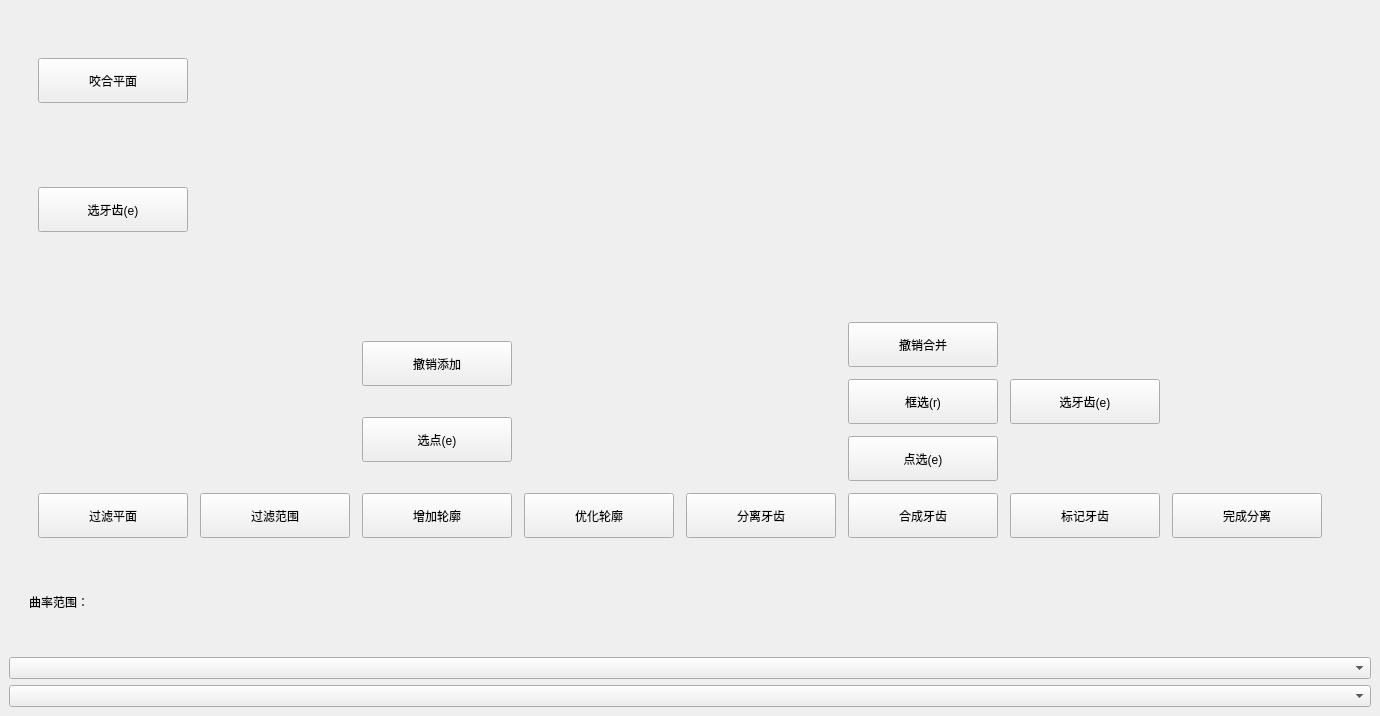
  <widget class="QWidget" name="centralWidget">
   <layout class="QHBoxLayout" name="horizontalLayout_12">
    <property name="spacing">
     <number>0</number>
    </property>
    <property name="leftMargin">
     <number>0</number>
    </property>
    <property name="topMargin">
     <number>0</number>
    </property>
    <property name="rightMargin">
     <number>0</number>
    </property>
    <property name="bottomMargin">
     <number>0</number>
    </property>
    <item>
     <widget class="QWidget" name="containerWidget" native="true">
      <layout class="QVBoxLayout" name="verticalLayout">
       <item>
        <layout class="QVBoxLayout" name="refPlaneButtons">
         <property name="spacing">
          <number>0</number>
         </property>
         <property name="sizeConstraint">
          <enum>QLayout::SetMinimumSize</enum>
         </property>
         <property name="leftMargin">
          <number>20</number>
         </property>
         <property name="topMargin">
          <number>0</number>
         </property>
         <property name="bottomMargin">
          <number>20</number>
         </property>
         <item>
          <spacer name="verticalSpacer_5">
           <property name="orientation">
            <enum>Qt::Vertical</enum>
           </property>
           <property name="sizeHint" stdset="0">
            <size>
             <width>20</width>
             <height>40</height>
            </size>
           </property>
          </spacer>
         </item>
         <item>
          <layout class="QHBoxLayout" name="horizontalLayout_11">
           <property name="sizeConstraint">
            <enum>QLayout::SetFixedSize</enum>
           </property>
           <property name="leftMargin">
            <number>0</number>
           </property>
           <property name="bottomMargin">
            <number>0</number>
           </property>
           <item>
            <widget class="QWidget" name="refPlaneButtonsContainer" native="true">
             <property name="sizePolicy">
              <sizepolicy hsizetype="Minimum" vsizetype="Minimum">
               <horstretch>0</horstretch>
               <verstretch>0</verstretch>
              </sizepolicy>
             </property>
             <property name="autoFillBackground">
              <bool>true</bool>
             </property>
             <layout class="QHBoxLayout" name="splittingButtonsContainerLayout_3">
              <property name="spacing">
               <number>12</number>
              </property>
              <item>
               <layout class="QVBoxLayout" name="verticalLayout_11">
                <property name="sizeConstraint">
                 <enum>QLayout::SetFixedSize</enum>
                </property>
                <item alignment="Qt::AlignBottom">
                 <widget class="QPushButton" name="addRefPlaneBtn">
                  <property name="sizePolicy">
                   <sizepolicy hsizetype="Minimum" vsizetype="Minimum">
                    <horstretch>0</horstretch>
                    <verstretch>0</verstretch>
                   </sizepolicy>
                  </property>
                  <property name="minimumSize">
                   <size>
                    <width>150</width>
                    <height>45</height>
                   </size>
                  </property>
                  <property name="text">
                   <string>咬合平面</string>
                  </property>
                  <property name="checkable">
                   <bool>true</bool>
                  </property>
                 </widget>
                </item>
               </layout>
              </item>
             </layout>
            </widget>
           </item>
           <item>
            <spacer name="horizontalSpacer_3">
             <property name="orientation">
              <enum>Qt::Horizontal</enum>
             </property>
             <property name="sizeHint" stdset="0">
              <size>
               <width>40</width>
               <height>20</height>
              </size>
             </property>
            </spacer>
           </item>
          </layout>
         </item>
        </layout>
       </item>
       <item>
        <layout class="QVBoxLayout" name="movingButtons">
         <property name="spacing">
          <number>0</number>
         </property>
         <property name="sizeConstraint">
          <enum>QLayout::SetMinimumSize</enum>
         </property>
         <property name="leftMargin">
          <number>20</number>
         </property>
         <property name="topMargin">
          <number>0</number>
         </property>
         <property name="bottomMargin">
          <number>20</number>
         </property>
         <item>
          <spacer name="verticalSpacer_4">
           <property name="orientation">
            <enum>Qt::Vertical</enum>
           </property>
           <property name="sizeHint" stdset="0">
            <size>
             <width>20</width>
             <height>40</height>
            </size>
           </property>
          </spacer>
         </item>
         <item>
          <layout class="QHBoxLayout" name="horizontalLayout_10">
           <property name="sizeConstraint">
            <enum>QLayout::SetFixedSize</enum>
           </property>
           <property name="leftMargin">
            <number>0</number>
           </property>
           <property name="bottomMargin">
            <number>0</number>
           </property>
           <item>
            <widget class="QWidget" name="movingButtonsContainer" native="true">
             <property name="sizePolicy">
              <sizepolicy hsizetype="Minimum" vsizetype="Minimum">
               <horstretch>0</horstretch>
               <verstretch>0</verstretch>
              </sizepolicy>
             </property>
             <property name="autoFillBackground">
              <bool>true</bool>
             </property>
             <layout class="QHBoxLayout" name="splittingButtonsContainerLayout_2">
              <property name="spacing">
               <number>12</number>
              </property>
              <item>
               <layout class="QVBoxLayout" name="verticalLayout_10">
                <property name="sizeConstraint">
                 <enum>QLayout::SetFixedSize</enum>
                </property>
                <item alignment="Qt::AlignBottom">
                 <widget class="QPushButton" name="movingClickSelectionBtn">
                  <property name="sizePolicy">
                   <sizepolicy hsizetype="Minimum" vsizetype="Minimum">
                    <horstretch>0</horstretch>
                    <verstretch>0</verstretch>
                   </sizepolicy>
                  </property>
                  <property name="minimumSize">
                   <size>
                    <width>150</width>
                    <height>45</height>
                   </size>
                  </property>
                  <property name="text">
                   <string>选牙齿(e)</string>
                  </property>
                  <property name="checkable">
                   <bool>true</bool>
                  </property>
                 </widget>
                </item>
               </layout>
              </item>
             </layout>
            </widget>
           </item>
           <item>
            <spacer name="horizontalSpacer_2">
             <property name="orientation">
              <enum>Qt::Horizontal</enum>
             </property>
             <property name="sizeHint" stdset="0">
              <size>
               <width>40</width>
               <height>20</height>
              </size>
             </property>
            </spacer>
           </item>
          </layout>
         </item>
        </layout>
       </item>
       <item>
        <widget class="SceneWidget" name="qvtkWidget" native="true">
         <property name="sizePolicy">
          <sizepolicy hsizetype="Expanding" vsizetype="Expanding">
           <horstretch>0</horstretch>
           <verstretch>0</verstretch>
          </sizepolicy>
         </property>
        </widget>
       </item>
       <item>
        <layout class="QVBoxLayout" name="splittingButtons">
         <property name="spacing">
          <number>0</number>
         </property>
         <property name="sizeConstraint">
          <enum>QLayout::SetMinimumSize</enum>
         </property>
         <property name="leftMargin">
          <number>20</number>
         </property>
         <property name="topMargin">
          <number>0</number>
         </property>
         <property name="bottomMargin">
          <number>20</number>
         </property>
         <item>
          <spacer name="verticalSpacer_2">
           <property name="orientation">
            <enum>Qt::Vertical</enum>
           </property>
           <property name="sizeHint" stdset="0">
            <size>
             <width>20</width>
             <height>40</height>
            </size>
           </property>
          </spacer>
         </item>
         <item>
          <layout class="QHBoxLayout" name="horizontalLayout_8">
           <property name="sizeConstraint">
            <enum>QLayout::SetFixedSize</enum>
           </property>
           <property name="leftMargin">
            <number>0</number>
           </property>
           <property name="bottomMargin">
            <number>0</number>
           </property>
           <item>
            <widget class="QWidget" name="splittingButtonsContainer" native="true">
             <property name="sizePolicy">
              <sizepolicy hsizetype="Minimum" vsizetype="Minimum">
               <horstretch>0</horstretch>
               <verstretch>0</verstretch>
              </sizepolicy>
             </property>
             <property name="autoFillBackground">
              <bool>true</bool>
             </property>
             <layout class="QHBoxLayout" name="splittingButtonsContainerLayout">
              <property name="spacing">
               <number>12</number>
              </property>
              <item alignment="Qt::AlignBottom">
               <widget class="QPushButton" name="filterPlaneShowBtn">
                <property name="sizePolicy">
                 <sizepolicy hsizetype="Fixed" vsizetype="Fixed">
                  <horstretch>0</horstretch>
                  <verstretch>0</verstretch>
                 </sizepolicy>
                </property>
                <property name="minimumSize">
                 <size>
                  <width>150</width>
                  <height>45</height>
                 </size>
                </property>
                <property name="text">
                 <string>过滤平面</string>
                </property>
                <property name="checkable">
                 <bool>true</bool>
                </property>
               </widget>
              </item>
              <item alignment="Qt::AlignBottom">
               <widget class="QPushButton" name="filterCurvatureShowBtn">
                <property name="minimumSize">
                 <size>
                  <width>150</width>
                  <height>45</height>
                 </size>
                </property>
                <property name="text">
                 <string>过滤范围</string>
                </property>
                <property name="checkable">
                 <bool>true</bool>
                </property>
               </widget>
              </item>
              <item>
               <layout class="QVBoxLayout" name="verticalLayout_5" stretch="0,0,0">
                <property name="sizeConstraint">
                 <enum>QLayout::SetDefaultConstraint</enum>
                </property>
                <item alignment="Qt::AlignBottom">
                 <widget class="QPushButton" name="addConnectionUndoBtn">
                  <property name="minimumSize">
                   <size>
                    <width>150</width>
                    <height>45</height>
                   </size>
                  </property>
                  <property name="text">
                   <string>撤销添加</string>
                  </property>
                 </widget>
                </item>
                <item alignment="Qt::AlignBottom">
                 <widget class="QPushButton" name="addConnectionEnableBtn">
                  <property name="minimumSize">
                   <size>
                    <width>150</width>
                    <height>45</height>
                   </size>
                  </property>
                  <property name="text">
                   <string>选点(e)</string>
                  </property>
                  <property name="checkable">
                   <bool>true</bool>
                  </property>
                 </widget>
                </item>
                <item alignment="Qt::AlignBottom">
                 <widget class="QPushButton" name="addConnectionShowBtn">
                  <property name="sizePolicy">
                   <sizepolicy hsizetype="Minimum" vsizetype="Minimum">
                    <horstretch>0</horstretch>
                    <verstretch>0</verstretch>
                   </sizepolicy>
                  </property>
                  <property name="minimumSize">
                   <size>
                    <width>150</width>
                    <height>45</height>
                   </size>
                  </property>
                  <property name="text">
                   <string>增加轮廓</string>
                  </property>
                  <property name="checkable">
                   <bool>true</bool>
                  </property>
                 </widget>
                </item>
               </layout>
              </item>
              <item alignment="Qt::AlignBottom">
               <widget class="QPushButton" name="removeConnectionShowBtn">
                <property name="minimumSize">
                 <size>
                  <width>150</width>
                  <height>45</height>
                 </size>
                </property>
                <property name="text">
                 <string>优化轮廓</string>
                </property>
                <property name="checkable">
                 <bool>true</bool>
                </property>
               </widget>
              </item>
              <item alignment="Qt::AlignBottom">
               <widget class="QPushButton" name="separationShowBtn">
                <property name="minimumSize">
                 <size>
                  <width>150</width>
                  <height>45</height>
                 </size>
                </property>
                <property name="text">
                 <string>分离牙齿</string>
                </property>
                <property name="checkable">
                 <bool>true</bool>
                </property>
               </widget>
              </item>
              <item>
               <layout class="QVBoxLayout" name="verticalLayout_6">
                <item alignment="Qt::AlignBottom">
                 <widget class="QPushButton" name="combiningUndoBtn">
                  <property name="minimumSize">
                   <size>
                    <width>150</width>
                    <height>45</height>
                   </size>
                  </property>
                  <property name="text">
                   <string>撤销合并</string>
                  </property>
                 </widget>
                </item>
                <item>
                 <widget class="QPushButton" name="combiningRectSelectionBtn">
                  <property name="minimumSize">
                   <size>
                    <width>150</width>
                    <height>45</height>
                   </size>
                  </property>
                  <property name="text">
                   <string>框选(r)</string>
                  </property>
                  <property name="checkable">
                   <bool>true</bool>
                  </property>
                 </widget>
                </item>
                <item alignment="Qt::AlignBottom">
                 <widget class="QPushButton" name="combiningClickSelectionBtn">
                  <property name="minimumSize">
                   <size>
                    <width>150</width>
                    <height>45</height>
                   </size>
                  </property>
                  <property name="text">
                   <string>点选(e)</string>
                  </property>
                  <property name="checkable">
                   <bool>true</bool>
                  </property>
                 </widget>
                </item>
                <item alignment="Qt::AlignBottom">
                 <widget class="QPushButton" name="combiningShowBtn">
                  <property name="minimumSize">
                   <size>
                    <width>150</width>
                    <height>45</height>
                   </size>
                  </property>
                  <property name="text">
                   <string>合成牙齿</string>
                  </property>
                  <property name="checkable">
                   <bool>true</bool>
                  </property>
                 </widget>
                </item>
               </layout>
              </item>
              <item>
               <layout class="QVBoxLayout" name="verticalLayout_7">
                <property name="sizeConstraint">
                 <enum>QLayout::SetFixedSize</enum>
                </property>
                <item alignment="Qt::AlignBottom">
                 <widget class="QPushButton" name="markingClickSelectionBtn">
                  <property name="sizePolicy">
                   <sizepolicy hsizetype="Minimum" vsizetype="Minimum">
                    <horstretch>0</horstretch>
                    <verstretch>0</verstretch>
                   </sizepolicy>
                  </property>
                  <property name="minimumSize">
                   <size>
                    <width>150</width>
                    <height>45</height>
                   </size>
                  </property>
                  <property name="text">
                   <string>选牙齿(e)</string>
                  </property>
                  <property name="checkable">
                   <bool>true</bool>
                  </property>
                 </widget>
                </item>
                <item alignment="Qt::AlignBottom">
                 <widget class="QPushButton" name="markingShowBtn">
                  <property name="sizePolicy">
                   <sizepolicy hsizetype="Minimum" vsizetype="Minimum">
                    <horstretch>0</horstretch>
                    <verstretch>0</verstretch>
                   </sizepolicy>
                  </property>
                  <property name="minimumSize">
                   <size>
                    <width>150</width>
                    <height>45</height>
                   </size>
                  </property>
                  <property name="text">
                   <string>标记牙齿</string>
                  </property>
                  <property name="checkable">
                   <bool>true</bool>
                  </property>
                 </widget>
                </item>
               </layout>
              </item>
              <item alignment="Qt::AlignBottom">
               <widget class="QPushButton" name="splittingDoneBtn">
                <property name="minimumSize">
                 <size>
                  <width>150</width>
                  <height>45</height>
                 </size>
                </property>
                <property name="text">
                 <string>完成分离</string>
                </property>
               </widget>
              </item>
             </layout>
            </widget>
           </item>
           <item>
            <spacer name="horizontalSpacer">
             <property name="orientation">
              <enum>Qt::Horizontal</enum>
             </property>
             <property name="sizeHint" stdset="0">
              <size>
               <width>40</width>
               <height>20</height>
              </size>
             </property>
            </spacer>
           </item>
          </layout>
         </item>
        </layout>
       </item>
       <item>
        <layout class="QVBoxLayout" name="splittingCurvatureSliders">
         <item>
          <layout class="QFormLayout" name="formLayout">
           <property name="horizontalSpacing">
            <number>10</number>
           </property>
           <property name="verticalSpacing">
            <number>15</number>
           </property>
           <property name="leftMargin">
            <number>20</number>
           </property>
           <property name="topMargin">
            <number>20</number>
           </property>
           <property name="rightMargin">
            <number>200</number>
           </property>
           <item row="0" column="0">
            <widget class="QLabel" name="label">
             <property name="text">
              <string>曲率范围：</string>
             </property>
            </widget>
           </item>
           <item row="0" column="1">
            <widget class="DoubleSlider" name="curvatureRangeSlider" native="true"/>
           </item>
          </layout>
         </item>
         <item>
          <spacer name="verticalSpacer_3">
           <property name="orientation">
            <enum>Qt::Vertical</enum>
           </property>
           <property name="sizeHint" stdset="0">
            <size>
             <width>20</width>
             <height>40</height>
            </size>
           </property>
          </spacer>
         </item>
        </layout>
       </item>
       <item>
        <widget class="QComboBox" name="chooseMarkingMaxilla">
         <property name="currentText">
          <string/>
         </property>
         <property name="placeholderText">
          <string>Choose</string>
         </property>
         <item>
          <property name="text">
           <string>--请选择--</string>
          </property>
         </item>
         <item>
          <property name="text">
           <string>11</string>
          </property>
         </item>
         <item>
          <property name="text">
           <string>12</string>
          </property>
         </item>
         <item>
          <property name="text">
           <string>13</string>
          </property>
         </item>
         <item>
          <property name="text">
           <string>14</string>
          </property>
         </item>
         <item>
          <property name="text">
           <string>15</string>
          </property>
         </item>
         <item>
          <property name="text">
           <string>16</string>
          </property>
         </item>
         <item>
          <property name="text">
           <string>17</string>
          </property>
         </item>
         <item>
          <property name="text">
           <string>18</string>
          </property>
         </item>
         <item>
          <property name="text">
           <string>21</string>
          </property>
         </item>
         <item>
          <property name="text">
           <string>22</string>
          </property>
         </item>
         <item>
          <property name="text">
           <string>23</string>
          </property>
         </item>
         <item>
          <property name="text">
           <string>24</string>
          </property>
         </item>
         <item>
          <property name="text">
           <string>25</string>
          </property>
         </item>
         <item>
          <property name="text">
           <string>26</string>
          </property>
         </item>
         <item>
          <property name="text">
           <string>27</string>
          </property>
         </item>
         <item>
          <property name="text">
           <string>28</string>
          </property>
         </item>
        </widget>
       </item>
       <item>
        <widget class="QComboBox" name="chooseMarkingMandible">
         <property name="currentText">
          <string/>
         </property>
         <property name="placeholderText">
          <string>Choose</string>
         </property>
         <item>
          <property name="text">
           <string>--请选择--</string>
          </property>
         </item>
         <item>
          <property name="text">
           <string>31</string>
          </property>
         </item>
         <item>
          <property name="text">
           <string>32</string>
          </property>
         </item>
         <item>
          <property name="text">
           <string>33</string>
          </property>
         </item>
         <item>
          <property name="text">
           <string>34</string>
          </property>
         </item>
         <item>
          <property name="text">
           <string>35</string>
          </property>
         </item>
         <item>
          <property name="text">
           <string>36</string>
          </property>
         </item>
         <item>
          <property name="text">
           <string>37</string>
          </property>
         </item>
         <item>
          <property name="text">
           <string>38</string>
          </property>
         </item>
         <item>
          <property name="text">
           <string>41</string>
          </property>
         </item>
         <item>
          <property name="text">
           <string>42</string>
          </property>
         </item>
         <item>
          <property name="text">
           <string>43</string>
          </property>
         </item>
         <item>
          <property name="text">
           <string>44</string>
          </property>
         </item>
         <item>
          <property name="text">
           <string>45</string>
          </property>
         </item>
         <item>
          <property name="text">
           <string>46</string>
          </property>
         </item>
         <item>
          <property name="text">
           <string>47</string>
          </property>
         </item>
         <item>
          <property name="text">
           <string>48</string>
          </property>
         </item>
        </widget>
       </item>
      </layout>
     </widget>
    </item>
   </layout>
  </widget>
